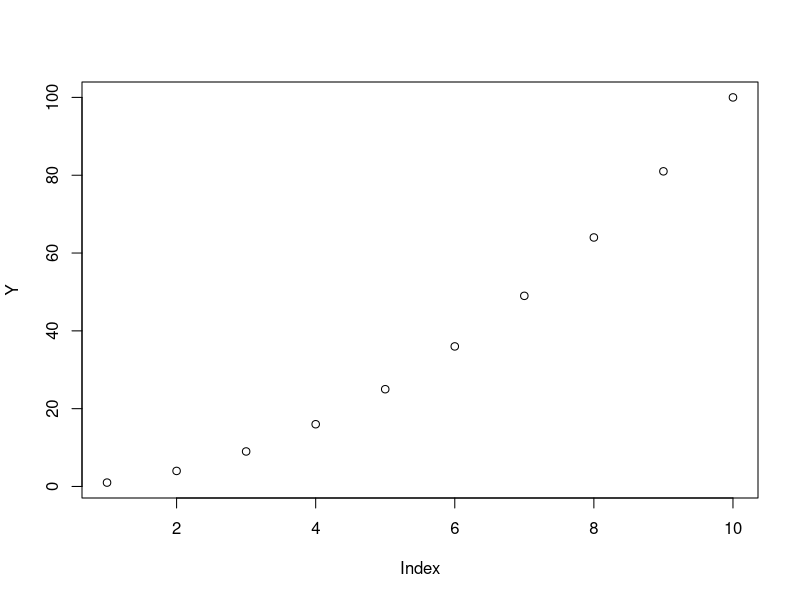
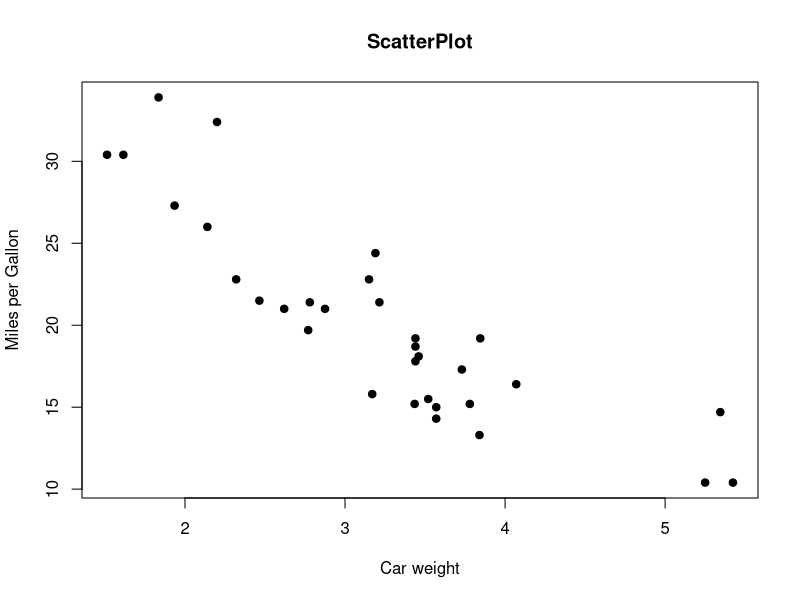
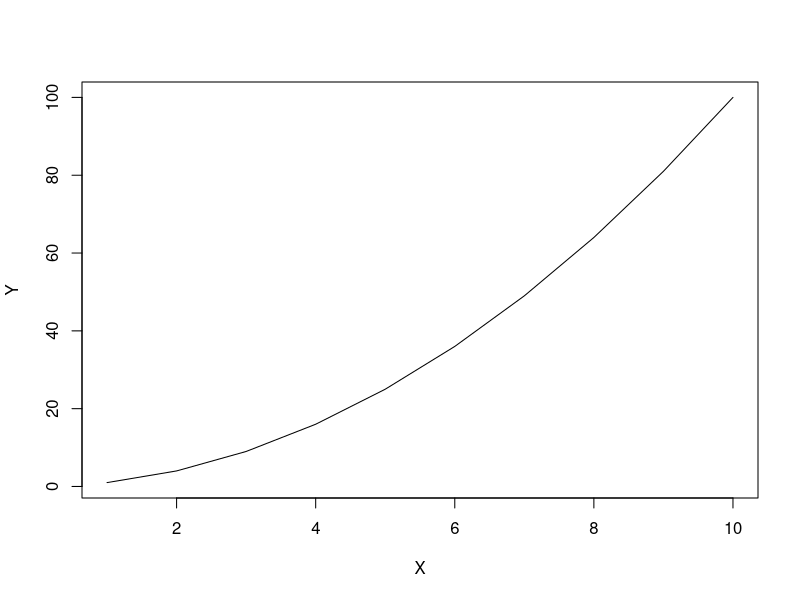
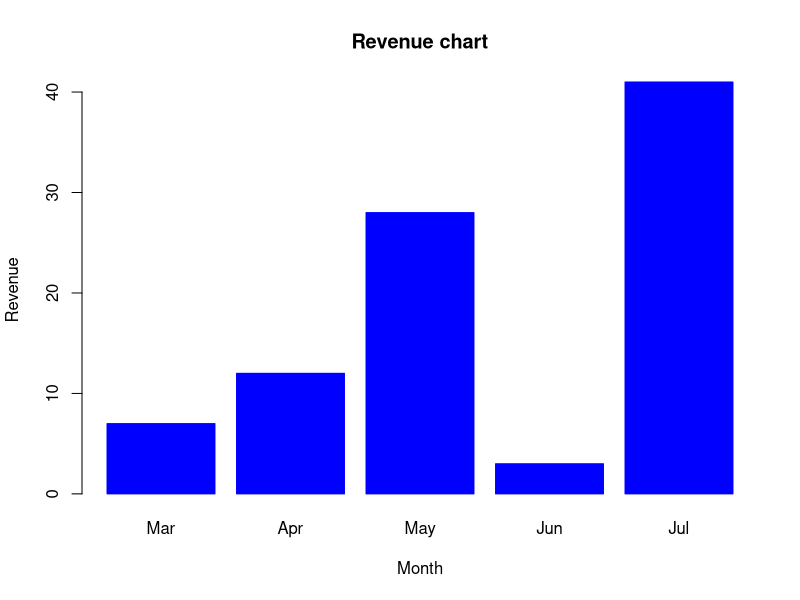

Generate these figures, in order, with R:
## ---- chunk 1
area = function(r=10){
  a = 2 * 3.14 * r
  return (a)
}
ans = area(20)
ans
## ---- chunk 2
rectangle = function(l, b){
  ar = l * b
  pr = 2 * (l + b)
  result = list("Area"=ar, "perimeter"=pr)
  return (result)
}
ans = rectangle(10,20)
ans
## ---- chunk 3
func = function(x) x^2+5*x+20
func(9)
## ---- chunk 4
A = matrix(1:9,3,3)
A
apply(A,1,sum)  #Row
apply(A,2,sum)  #Column
## ---- chunk 5
A = matrix(1:9,3,3)
B = matrix(10:18,3,3)
list1 = list(A,B)
determinant = lapply(list1,det)
determinant
## ---- chunk 6
rectangle = function(l, b){
  ar = l * b
  pr = 2 * (l + b)
  result = list("Area"=ar, "perimeter"=pr)
  return (result)
}
A = list(1,2,3,4)
B = list(10,20,40,30)
determinant = mapply(rectangle, A, B)
determinant
## ---- chunk 7
Id = c(1,1,1,1,2,2,2,3,3)
Values = c(1,2,3,4,5,6,7,8,9)
tapply(Values,Id,sum)  
## ---- chunk 8
seq(from=1, to=10, by=2)
seq(from=10, to=100, length=4)
## ---- chunk 9
X = 1:10
Y = X^2
plot(Y)
## ---- chunk 10
plot(mtcars$wt, mtcars$mpg, main="ScatterPlot", xlab="Car weight", ylab="Miles per Gallon", pch=19)
## ---- chunk 11
X = 1:10
Y = X^2
plot(X,Y,type='l')
## ---- chunk 12
H = c(7,12,28,3,41)
M = c("Mar", "Apr", "May", "Jun", "Jul")
barplot(H, names.arg = M, xlab = "Month", ylab = "Revenue", col = "blue", main = "Revenue chart", border = "blue")
